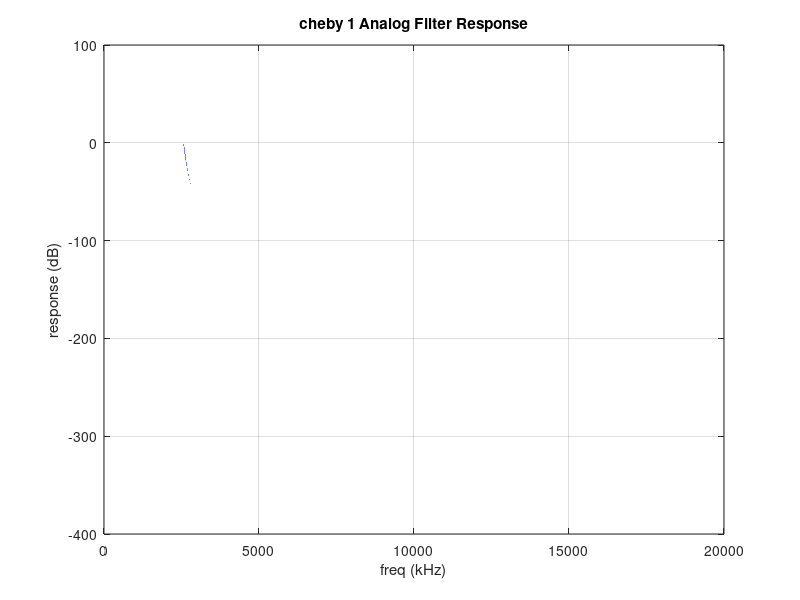
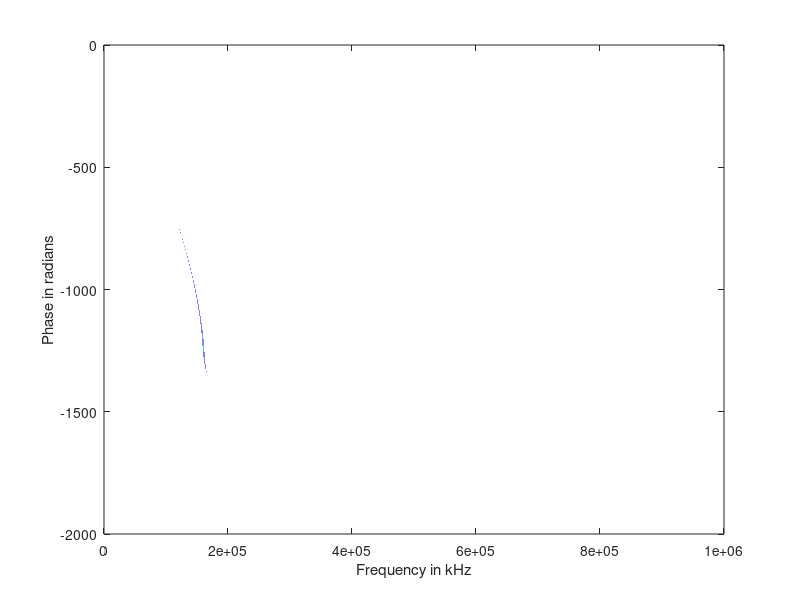

Write MATLAB code to recreate these figures, in order.
clc;
close all;
clear;
fs= 50000;
 Npts  = fs / 2;
 fpass = 16000;
 fstop = 20000;
 Rpass = 0.1;
 Rstop = 80;
spec_pbr_pos = 1; % upper ripple limit as a unitless quantity
spec_pbr_neg = 10^(-Rpass/20); % lower ripple limit as a unitless quantity
spec_sba = 10^(-Rstop/20); % stopband attenuation, converted from dB

Wrange = linspace(0,2*pi*fpass,1000000); % linear frequency range for plotting
Frange = (1/(2*pi))*Wrange;
Ypbrpos = spec_pbr_pos*ones(size(Wrange));
Ypbrneg = spec_pbr_neg*ones(size(Wrange));
Ysba = spec_sba*ones(size(Wrange));
    
 Wpass = 2 / fs * fpass;
 Wstop = 2 / fs * fstop;
 [n, Wn_cheb1] = cheb1ord (fpass, fstop, Rpass, Rstop,'s')
 
    [numHbw, denHbw] = cheby1(n, Rpass,Wn_cheb1,'s');
    Hbw = tf(numHbw,denHbw);
    [Ybw_mag,Ybw_ph] = bode(Hbw, Wrange);
    Ybw_mag=reshape(Ybw_mag,[1 max(size(Ybw_mag))]);
    Ybw_ph=reshape(Ybw_ph,[1 max(size(Ybw_ph))]);
    
    % plot response with specs superimposed
    figure; plot(Frange, 20*log10(Ybw_mag));
    hold on;
    grid;
    title('cheby 1 Analog Filter Response');
    xlabel('freq (kHz)');
    ylabel('response (dB)');
    % plot specs/constraints for comparison
     figure;   
     plot(Ybw_ph)    
     hold on;
      xlabel("Frequency in kHz")
      ylabel("Phase in radians")
